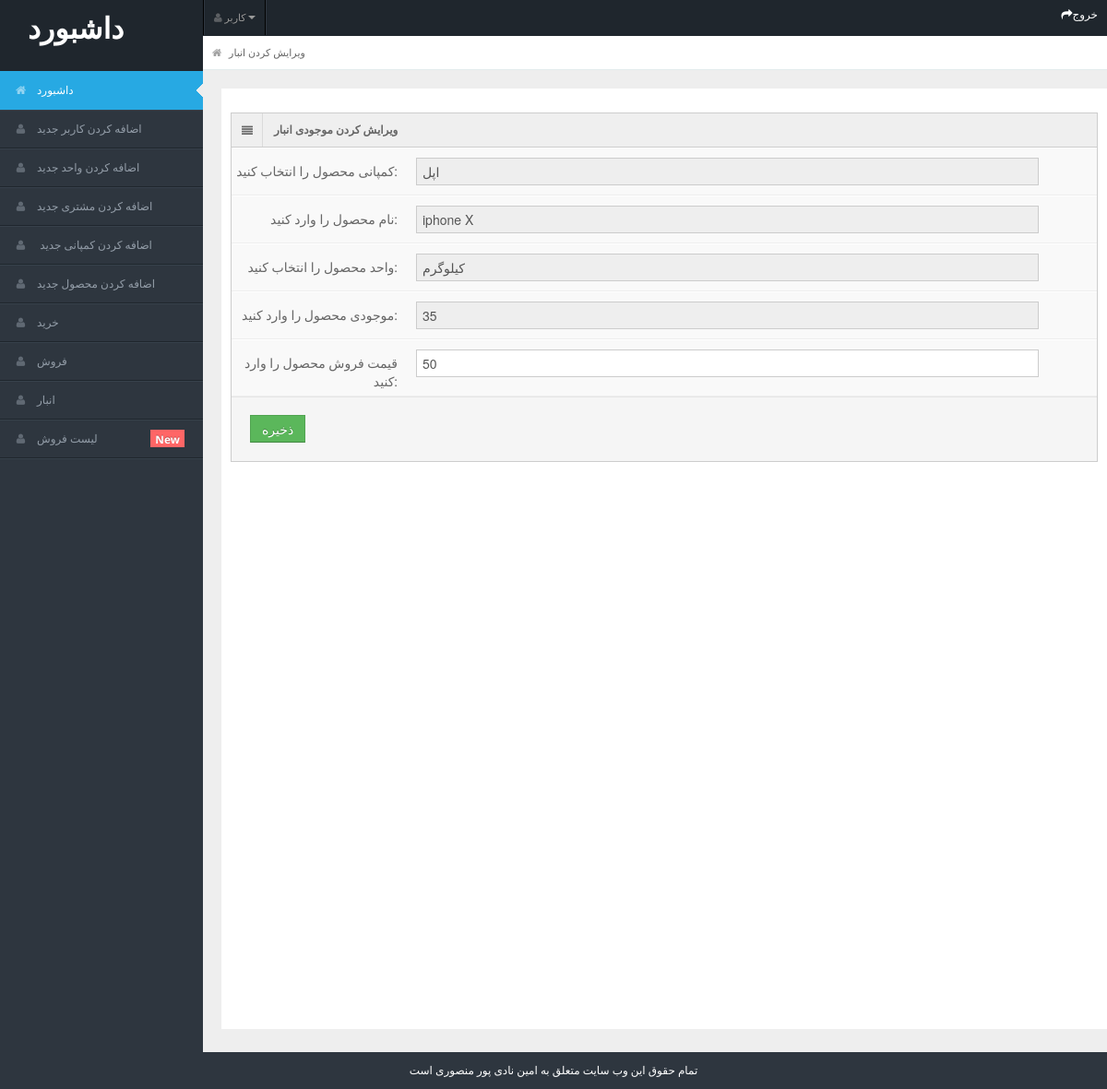
/admin/edit_stock_master.php?id=4, run on an earlier commit of the app's database.
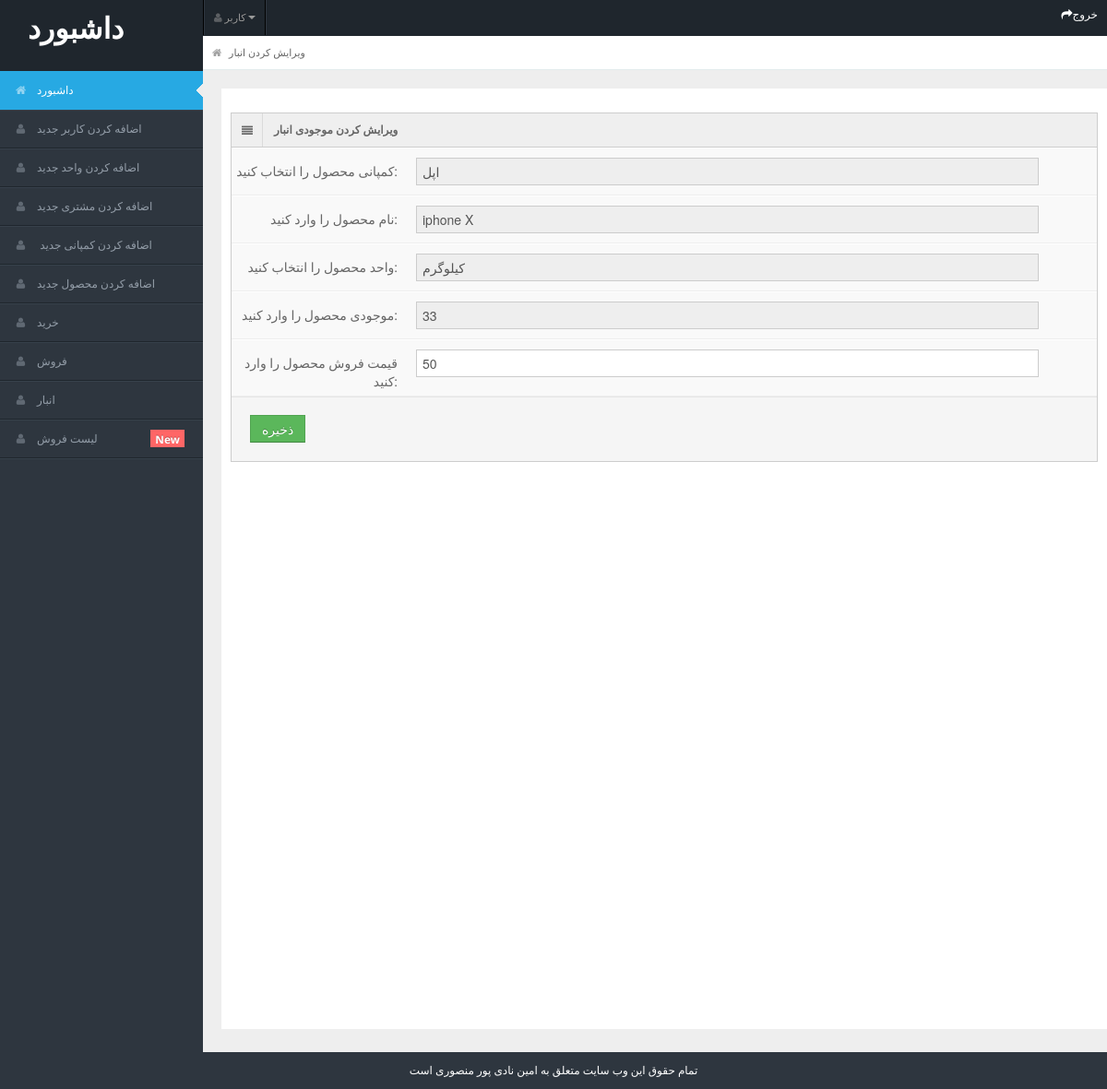
And on a later commit of the database.
### tables this page shows
CREATE TABLE `stock_master` (
  `id` int(5) NOT NULL,
  `product_company` varchar(100) NOT NULL,
  `product_name` varchar(100) NOT NULL,
  `product_unit` varchar(50) NOT NULL,
  `packing_size` varchar(100) NOT NULL,
  `product_qty` varchar(5) NOT NULL,
  `product_selling_price` varchar(10) NOT NULL
);

### admin/edit_stock_master.php (the view, shortened to what this page needs)
<?php
include "header.php";
include "../user/connection.php";
$id=$_GET["id"];
$product_company="";
$product_name="";
$product_unit="";
$product_qty="";
$product_selling_price="";
$res=mysqli_query($link,"SELECT * FROM stock_master WHERE id=$id");
while($row=mysqli_fetch_array($res)){
    $product_company=$row["product_company"];
    $product_name=$row["product_name"];
    $product_unit=$row["product_unit"];
    $product_qty=$row["product_qty"];
    $product_selling_price=$row["product_selling_price"];
}
?>
<div id="content">
    <div id="content-header">
        <div id="breadcrumb"><a href="index.html" title="Go to Home" class="tip-bottom"><i class="icon-home"></i>
        ویرایش کردن انبار</a></div>
    </div>
    <div class="container-fluid ">
        <div class="row-fluid" style="background-color: white; min-height: 1000px; padding:10px;">
        <div class="span2l">
      <div class="widget-box">
        <div class="widget-title"> <span class="icon"> <i class="icon-align-justify"></i> </span>
          <h5>ویرایش کردن موجودی انبار</h5>
        </div>
        <div class="widget-content nopadding">
          <form action="" name="form1" method="POST" class="form-horizontal">
          <div class="control-group">
              <label class="control-label">   کمپانی محصول را انتخاب کنید:</label>
              <div class="controls">
              <input type="text" class="span11" placeholder="نام محصول" name="product_company" value="<?=$product_company;?>" readonly/>
              </div>
            </div>
            <div class="control-group">
              <label class="control-label"> نام محصول را وارد کنید:</label>
              <div class="controls">
              <input type="text" class="span11" placeholder="نام محصول" name="product_name" value="<?=$product_name;?>" readonly/>
              </div>
            </div>
            <div class="control-group">
              <label class="control-label"> واحد محصول را انتخاب کنید:</label>
              <div class="controls">
              <input type="text" class="span11" placeholder="نام محصول" name="product_unit" value="<?=$product_unit;?>" readonly/>
              </div>
            </div>
            <div class="control-group">
              <label class="control-label">   موجودی محصول را وارد کنید:</label>
              <div class="controls">
              <input type="text" class="span11" placeholder="اندازه بسته بندی" name="product_qty" value="<?=$product_qty;?>" readonly/>
              </div>
            </div>
            <div class="control-group">
              <label class="control-label">   قیمت فروش محصول را وارد کنید:</label>
              <div class="controls">
              <input type="text" class="span11" placeholder="اندازه بسته بندی" name="product_selling_price" value="<?=$product_selling_price;?>" required/>
              </div>
            </div>
            <div class="form-actions">
              <button type="submit" name="submit1" class="btn btn-success">ذخیره</button>
            </div>
          </form>
        </div>
      </div>
    </div>
        </div>
    </div>
</div>
<?php
include "footer.php";
?>

What changed in the data, as far as the page shows it:
changed stock_master "اپل": product_qty "35" → "33"
